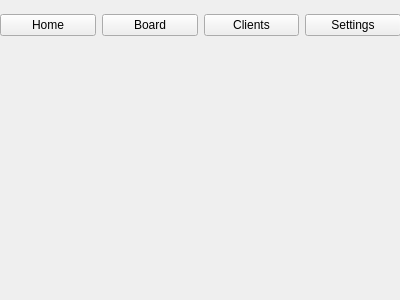
<?xml version="1.0" encoding="UTF-8"?>
<ui version="4.0">
 <class>Form</class>
 <widget class="QWidget" name="Form">
  <property name="windowModality">
   <enum>Qt::ApplicationModal</enum>
  </property>
  <property name="geometry">
   <rect>
    <x>0</x>
    <y>0</y>
    <width>400</width>
    <height>300</height>
   </rect>
  </property>
  <property name="windowTitle">
   <string>Form</string>
  </property>
  <widget class="QWidget" name="horizontalLayoutWidget">
   <property name="geometry">
    <rect>
     <x>0</x>
     <y>10</y>
     <width>401</width>
     <height>31</height>
    </rect>
   </property>
   <layout class="QHBoxLayout" name="horizontalLayout">
    <item>
     <widget class="QPushButton" name="pushButton">
      <property name="text">
       <string>Home</string>
      </property>
     </widget>
    </item>
    <item>
     <widget class="QPushButton" name="pushButton_3">
      <property name="text">
       <string>Board</string>
      </property>
     </widget>
    </item>
    <item>
     <widget class="QPushButton" name="pushButton_4">
      <property name="text">
       <string>Clients</string>
      </property>
     </widget>
    </item>
    <item>
     <widget class="QPushButton" name="pushButton_2">
      <property name="text">
       <string>Settings</string>
      </property>
     </widget>
    </item>
   </layout>
  </widget>
 </widget>
 <resources/>
 <connections/>
</ui>
